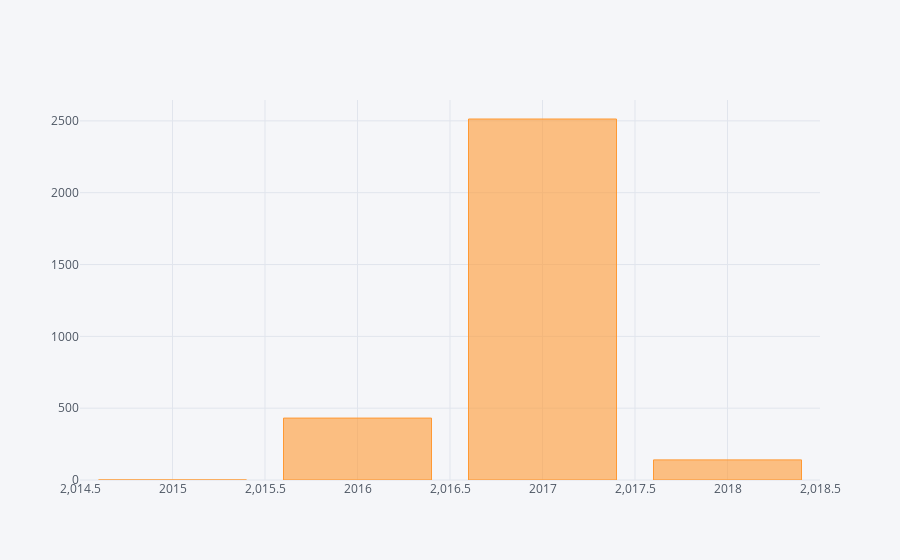

The code cell stored with this chart in its notebook:
### Code cell
x.iplot(kind='bar')

### Figure 1 — Plotly figure (JSON) as saved in the notebook; plotly's stock layout.template omitted (floating-point values rounded to 4 significant figures)
{"data": [{"marker": {"color": "rgba(255, 153, 51, 0.6)", "line": {"color": "rgba(255, 153, 51, 1.0)", "width": 1}}, "name": "data frames", "orientation": "v", "text": "", "type": "bar", "uid": "90fbe24d-c18c-4be9-9085-43d522f41ac5", "x": [2016, 2017, 2018, 2015], "y": [431, 2513, 140, 0]}], "layout": {"legend": {"bgcolor": "#F5F6F9", "font": {"color": "#4D5663"}}, "paper_bgcolor": "#F5F6F9", "plot_bgcolor": "#F5F6F9", "title": {"font": {"color": "#4D5663"}}, "xaxis": {"gridcolor": "#E1E5ED", "showgrid": true, "tickfont": {"color": "#4D5663"}, "title": {"font": {"color": "#4D5663"}, "text": ""}, "zerolinecolor": "#E1E5ED"}, "yaxis": {"gridcolor": "#E1E5ED", "showgrid": true, "tickfont": {"color": "#4D5663"}, "title": {"font": {"color": "#4D5663"}, "text": ""}, "zerolinecolor": "#E1E5ED"}}}
